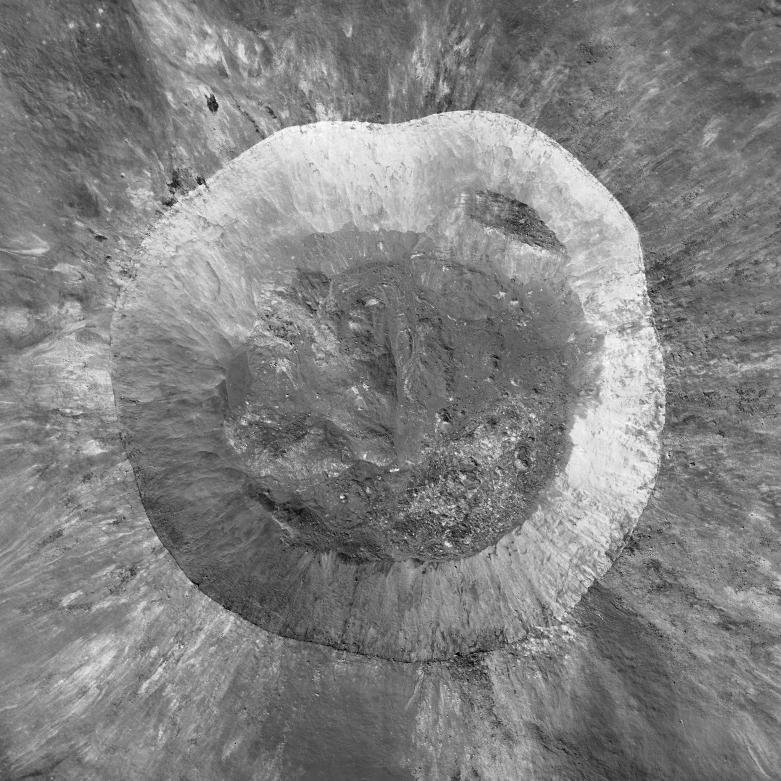
#> input picture image_A.png, 781 x 781 px
$ python main.py   (older library calls are emulated)
#> lines starting #> are read from the running program, lines starting #| are printed output that depends on the picture; after the words box and inside, x2 and y2 are one past the last pixel; in counts of white or black regions, pixels touching at a corner belong together
import cv2
import numpy as np
import math
import os

# =========================================================
# 1. PROJECT SETTINGS
# =========================================================

IMAGE_A = "image_A.png"
IMAGE_B = "image_B.png"

OUTPUT_FOLDER = "output"

# Sun information for Image A and Image B
# Change these values according to your actual metadata.
SUN_AZIMUTH_A = 70
SUN_AZIMUTH_B = 120

SUN_ELEVATION_A = 35
SUN_ELEVATION_B = 50

# Approximate shadow movement
SHADOW_SHIFT = 25


# =========================================================
# 2. CREATE OUTPUT FOLDER
# =========================================================

os.makedirs(OUTPUT_FOLDER, exist_ok=True)


# =========================================================
# 3. READ TWO IMAGES
# =========================================================

print("Step 1: Reading images...")

image_A = cv2.imread(IMAGE_A, cv2.IMREAD_GRAYSCALE)
#> image_A is the input picture: shape (781, 781); min 0, max 255, mean 129.2
image_B = cv2.imread(IMAGE_B, cv2.IMREAD_GRAYSCALE)
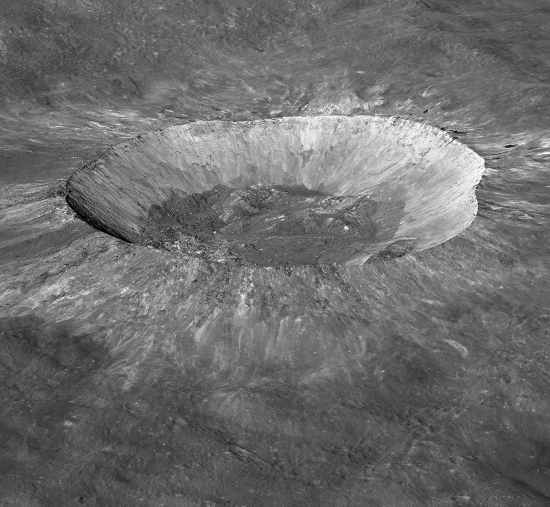
#> input picture image_B.png, 1100 x 1013 px (shown at 1/2 size)
#> image_B is the input picture: shape (1013, 1100); min 0, max 255, mean 108.5

if image_A is None:
    print("ERROR: image_A.png not found!")
    exit()

if image_B is None:
    print("ERROR: image_B.png not found!")
    exit()

# Make both images the same size
height, width = image_A.shape
#> height = 781; width = 781

image_B = cv2.resize(
    image_B,
    (width, height)
)
#> image_B: shape (781, 781)

print("Images loaded successfully.")


# =========================================================
# 4. IMAGE NORMALIZATION
# =========================================================

print("Step 2: Normalizing images...")

image_A = cv2.normalize(
    image_A,
    None,
    0,
    255,
    cv2.NORM_MINMAX
)

image_B = cv2.normalize(
    image_B,
    None,
    0,
    255,
    cv2.NORM_MINMAX
)


# =========================================================
# 5. SHADOW DETECTION
# =========================================================

def detect_shadow(image):

    # Convert image into floating point
    img = image.astype(np.float32) / 255.0

    # Dark pixels have higher shadow probability
    darkness = 1.0 - img

    # Calculate local average brightness
    local_mean = cv2.GaussianBlur(
        img,
        (0, 0),
        9
    )

    # Difference between local brightness and pixel
    local_darkness = local_mean - img

    local_darkness = np.clip(
        local_darkness,
        0,
        1
    )

    # Calculate image gradient
    gx = cv2.Sobel(
        img,
        cv2.CV_32F,
        1,
        0,
        ksize=3
    )

    gy = cv2.Sobel(
        img,
        cv2.CV_32F,
        0,
        1,
        ksize=3
    )

    gradient = cv2.magnitude(
        gx,
        gy
    )

    gradient = cv2.normalize(
        gradient,
        None,
        0,
        1,
        cv2.NORM_MINMAX
    )

    # Shadow probability
    shadow_probability = (
        0.60 * darkness
        +
        0.30 * local_darkness
        +
        0.10 * (1 - gradient)
    )

    return shadow_probability


shadow_probability_A = detect_shadow(image_A)
shadow_probability_B = detect_shadow(image_B)
#> in detect_shadow (call 2), `shadow_probability = ( 0.60 * darkness + 0.30 * local_darkness + 0.10 ..`:
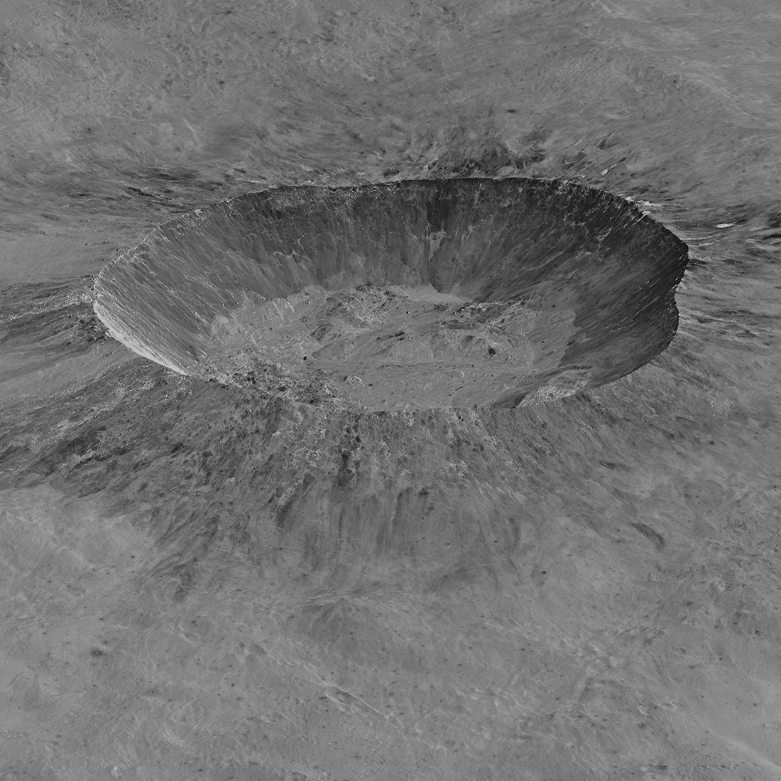
#> shadow_probability: shape (781, 781) float32; min 0.0498, max 0.854, mean 0.444


# =========================================================
# 6. CREATE SHADOW MASK
# =========================================================

print("Step 3: Detecting shadows...")

def create_shadow_mask(probability):

    threshold = np.percentile(
        probability,
        35
    )
#> threshold = 0.375

    threshold = max(
        0.45,
        min(0.80, threshold)
    )
#> threshold = 0.45

    mask = (
        probability >= threshold
    ).astype(np.uint8) * 255
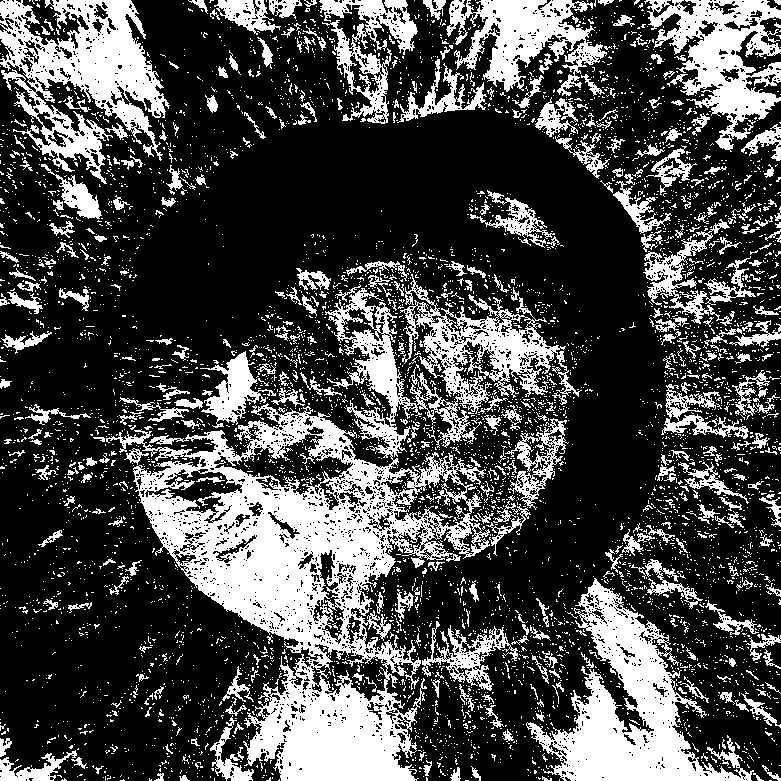
#> mask: shape (781, 781); 28.9% white; 5576 white regions (5176 under 20 px), largest, box (x1, y1, x2, y2) and area: (106, 274, 582, 781) 63669, (526, 578, 754, 781) 16348, (0, 0, 170, 184) 13896

    # Remove small noise
    kernel = cv2.getStructuringElement(
        cv2.MORPH_ELLIPSE,
        (5, 5)
    )

    mask = cv2.morphologyEx(
        mask,
        cv2.MORPH_OPEN,
        kernel
    )
#> mask: shape (781, 781); 15.4% white; 406 white regions (97 under 20 px), largest, box (x1, y1, x2, y2) and area: (142, 466, 394, 655) 18255, (554, 583, 744, 781) 13215, (248, 680, 415, 781) 10536

    mask = cv2.morphologyEx(
        mask,
        cv2.MORPH_CLOSE,
        kernel
    )
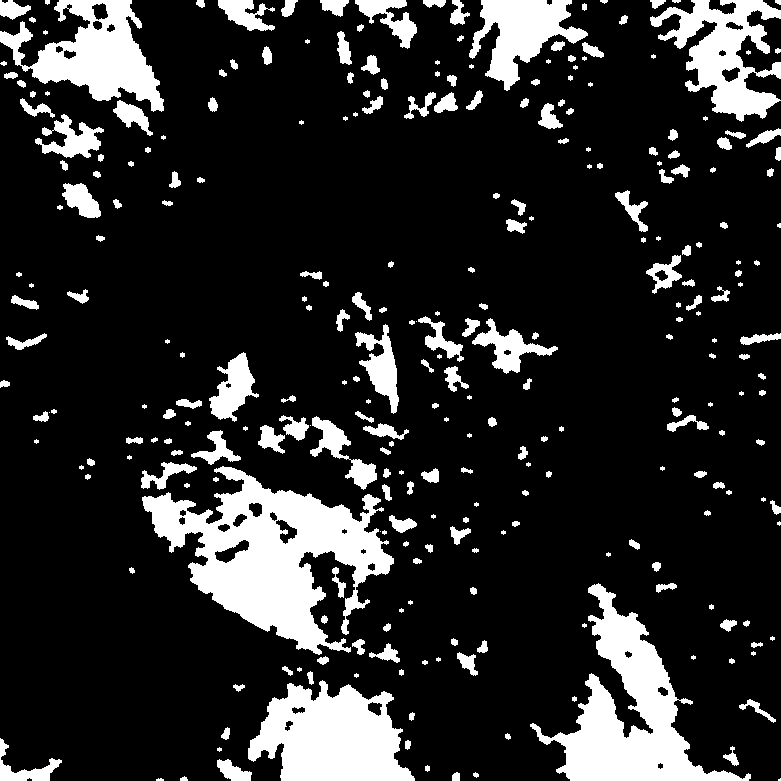
#> mask: shape (781, 781); 16.5% white; 288 white regions (68 under 20 px), largest, box (x1, y1, x2, y2) and area: (142, 466, 394, 655) 20780, (530, 583, 751, 781) 14201, (248, 680, 415, 781) 11286

    return mask


shadow_A = create_shadow_mask(
    shadow_probability_A
)

shadow_B = create_shadow_mask(
    shadow_probability_B
)
#> in create_shadow_mask (call 2), `threshold = np.percentile( probability, 35 )`: threshold = 0.432
#> in create_shadow_mask (call 2), `threshold = max( 0.45, min(0.80, threshold) )`: threshold = 0.45
#> in create_shadow_mask (call 2), `mask = ( probability >= threshold ).astype(np.uint8) * 255`: mask: shape (781, 781); 56% white; 3845 black regions (3624 under 20 px), largest, box (x1, y1, x2, y2) and area: (0, 0, 781, 603) 229089, (0, 269, 122, 383) 6481, (298, 598, 360, 660) 1658
#> in create_shadow_mask (call 2), `mask = cv2.morphologyEx( mask, cv2.MORPH_OPEN, kernel )`: mask: shape (781, 781); 43.9% white; 374 white regions (104 under 20 px), largest, box (x1, y1, x2, y2) and area: (0, 438, 781, 781) 175934, (0, 0, 247, 173) 23957, (575, 0, 781, 131) 15838
#> in create_shadow_mask (call 2), `mask = cv2.morphologyEx( mask, cv2.MORPH_CLOSE, kernel )`:
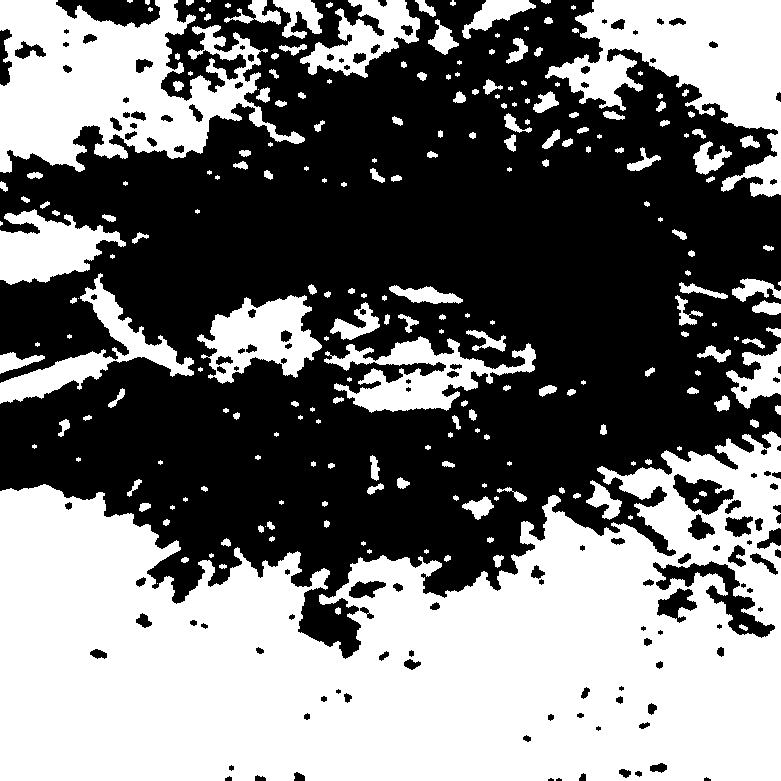
#> mask: shape (781, 781); 46.2% white; 232 white regions (66 under 20 px), largest, box (x1, y1, x2, y2) and area: (0, 431, 781, 781) 183897, (0, 0, 305, 173) 28740, (545, 0, 781, 197) 20811


cv2.imwrite(
    OUTPUT_FOLDER + "/shadow_A.png",
    shadow_A
)

cv2.imwrite(
    OUTPUT_FOLDER + "/shadow_B.png",
    shadow_B
)


# =========================================================
# 7. SUN GEOMETRY
# =========================================================

print("Step 4: Calculating Sun geometry...")

def sun_vector(angle):

    angle = math.radians(angle)

    x = math.cos(angle)
    y = math.sin(angle)

    return np.array(
        [x, y],
        dtype=np.float32
    )


sun_A = sun_vector(
    SUN_AZIMUTH_A
)

sun_B = sun_vector(
    SUN_AZIMUTH_B
)


# Shadow moves approximately opposite to Sun direction

shadow_direction_A = -sun_A
shadow_direction_B = -sun_B


# =========================================================
# 8. SHADOW MIGRATION PREDICTION
# =========================================================

print("Step 5: Predicting shadow migration...")

direction_change = (
    shadow_direction_B
    -
    shadow_direction_A
)


# Sun elevation affects approximate shadow length

elevation_A = max(
    0.1,
    math.sin(
        math.radians(
            SUN_ELEVATION_A
        )
    )
)

elevation_B = max(
    0.1,
    math.sin(
        math.radians(
            SUN_ELEVATION_B
        )
    )
)

elevation_factor = (
    1 / elevation_A
    +
    1 / elevation_B
) / 2


shift = (
    direction_change
    *
    SHADOW_SHIFT
    *
    elevation_factor
)


print(
    "Predicted shadow movement:",
    shift
)


# =========================================================
# 9. MOVE SHADOW A
# =========================================================

def move_shadow(
    mask,
    shift_x,
    shift_y
):

#> called with shift_x = 32.09, shift_y = 2.81
    matrix = np.float32([
        [1, 0, shift_x],
        [0, 1, shift_y]
    ])
#> matrix = [[1, 0, 32.09], [0, 1, 2.81]]

    moved = cv2.warpAffine(
        mask,
        matrix,
        (width, height),
        flags=cv2.INTER_LINEAR,
        borderMode=cv2.BORDER_CONSTANT
    )

    return moved


predicted_shadow_A = move_shadow(
    shadow_A,
    shift[0],
    shift[1]
)


cv2.imwrite(
    OUTPUT_FOLDER + "/predicted_shadow.png",
    predicted_shadow_A
)


# =========================================================
# 10. SHADOW MIGRATION MAP
# =========================================================

print("Step 6: Creating Shadow Migration Map...")

A = predicted_shadow_A.astype(
    np.float32
) / 255.0

B = shadow_B.astype(
    np.float32
) / 255.0


migration_map = np.abs(
    A - B
)

migration_map = cv2.GaussianBlur(
    migration_map,
    (0, 0),
    2
)


migration_image = (
    migration_map * 255
).astype(np.uint8)


cv2.imwrite(
    OUTPUT_FOLDER + "/shadow_migration_map.png",
    migration_image
)


# =========================================================
# 11. STABILITY MAP
# =========================================================

print("Step 7: Finding stable and unstable features...")

# Less shadow = more stable
stability_map = (
    1 -
    shadow_probability_A
)

# Shadow migration reduces reliability
stability_map *= (
    1 -
    0.75 * migration_map
)
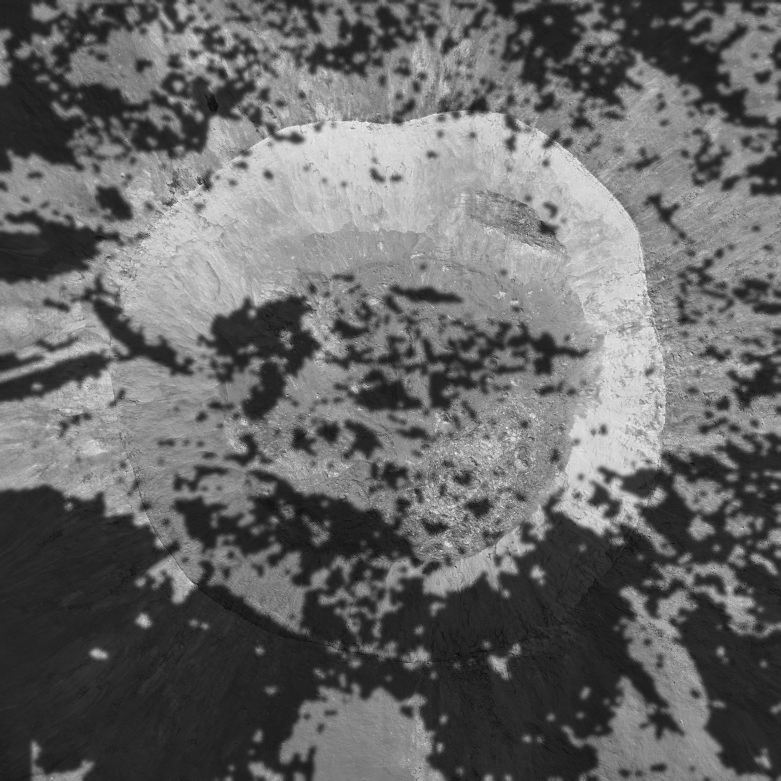
#> stability_map: shape (781, 781) float32; min 0.0363, max 0.954, mean 0.409

# Keep values between 0.15 and 1
stability_map = np.clip(
    stability_map,
    0.15,
    1.0
)


stability_image = (
    stability_map * 255
).astype(np.uint8)


cv2.imwrite(
    OUTPUT_FOLDER + "/stability_map.png",
    stability_image
)


# =========================================================
# 12. FEATURE DETECTION
# =========================================================

print("Step 8: Detecting features...")

sift = cv2.SIFT_create(
    nfeatures=5000
)


keypoints_A, descriptors_A = (
    sift.detectAndCompute(
        image_A,
        None
    )
)
#> keypoints_A = 4499 keypoints; strongest (x, y, size): (341, 497, 2.1), (213, 105, 7.5), (443, 524, 2), (447, 544, 3.7)

keypoints_B, descriptors_B = (
    sift.detectAndCompute(
        image_B,
        None
    )
)
#> keypoints_B = 2709 keypoints; strongest (x, y, size): (305, 358, 1.9), (629, 199, 3.8), (491, 351, 4.3), (249, 379, 2)


print(
    "Features in Image A:",
    len(keypoints_A)
)
#| Features in Image A: 4499

print(
    "Features in Image B:",
    len(keypoints_B)
)
#| Features in Image B: 2709


# =========================================================
# 13. CALCULATE FEATURE STABILITY
# =========================================================

def get_feature_weight(
    keypoints,
    stability
):

    weights = []

    h, w = stability.shape
#> h = 781; w = 781

    for kp in keypoints:

        x = int(
            round(kp.pt[0])
        )

        y = int(
            round(kp.pt[1])
        )

        x = max(
            0,
            min(w - 1, x)
        )

        y = max(
            0,
            min(h - 1, y)
        )

        weight = stability[
            y,
            x
        ]

        weights.append(
            float(weight)
        )
#> this loop made 4499 passes
#> (kp, x, y, weight) on passes 1 to 3: (keypoint at (3, 307.5), size 2, 3, 308, 0.657), (keypoint at (3.7, 600.9), size 1.8, 4, 601, 0.176), (keypoint at (3.7, 600.9), size 1.8, 4, 601, 0.176)
#> after the loop, weights = 4499 values, max 0.91 at index 3514, min 0.15 at index 8, mean 0.42

    return np.array(
        weights
    )


weights_A = get_feature_weight(
    keypoints_A,
    stability_map
)
#> weights_A has the same summary as weights in get_feature_weight

weights_B = get_feature_weight(
    keypoints_B,
    stability_map
)
#> the loop in get_feature_weight (call 2), `for kp in keypoints: ` made 2709 passes
#> (kp, x, y, weight) on passes 1 to 3: (keypoint at (2.5, 407.3), size 1.9, 2, 407, 0.668), (keypoint at (2.9, 335.9), size 2.1, 3, 336, 0.577), (keypoint at (3.1, 424.3), size 2.8, 3, 424, 0.665)
#> weights_B = 2709 values, max 0.89 at index 539, min 0.15 at index 10, mean 0.51


# =========================================================
# 14. FEATURE MATCHING
# =========================================================

print("Step 9: Matching features...")

bf = cv2.BFMatcher(
    cv2.NORM_L2
)

matches = bf.knnMatch(
    descriptors_A,
    descriptors_B,
    k=2
)
#> matches = 4499 matches


# Lowe ratio test

good_matches = []

for pair in matches:

    if len(pair) < 2:
        continue

    m = pair[0]
    n = pair[1]

    if m.distance < 0.75 * n.distance:

        stability = (
            weights_A[m.queryIdx]
            +
            weights_B[m.trainIdx]
        ) / 2

        # Give stable features higher confidence
        confidence = (
            stability /
            (m.distance + 1e-6)
        )

        good_matches.append(
            (
                confidence,
                m
            )
        )
#> this loop made 4499 passes
#> (stability, confidence) on passes 403, 647, 658, 713, 764, 787, 1155, 1202, 2032, 2385, 2592, 3658: (0.695, 0.00381), (0.754, 0.00359), (0.572, 0.00283), (0.656, 0.00267), (0.68, 0.00323), (0.813, 0.00314), (0.402, 0.00187), (0.632, 0.00259), (0.303, 0.00132), (0.479, 0.00274), (0.319, 0.00156), (0.595, 0.00303)
#> after the loop, good_matches = 16 items


# Sort according to confidence

good_matches.sort(
    key=lambda x: x[0],
    reverse=True
)


weighted_matches = [
    item[1]
    for item in good_matches
]
#> weighted_matches = 16 matches


print(
    "Good matches:",
    len(weighted_matches)
)
#| Good matches: 16


# =========================================================
# 15. REMOVE WRONG MATCHES USING RANSAC
# =========================================================

print("Step 10: Removing wrong matches...")

final_matches = []

if len(weighted_matches) >= 8:

    points_A = np.float32([
        keypoints_A[
            m.queryIdx
        ].pt
        for m in weighted_matches
    ])
#> points_A = 16 rows, first 8: [85.43, 342.9], [122.2, 293.7], [142.3, 265.2], [145.6, 256], [633.1, 701.5], [123.8, 353.5], [682.6, 481.9], [446.2, 516.1]

    points_B = np.float32([
        keypoints_B[
            m.trainIdx
        ].pt
        for m in weighted_matches
    ])
#> points_B = 16 rows, first 8: [424.7, 173.3], [543.2, 183.7], [569.6, 196.5], [578.4, 197.4], [33.23, 483.8], [481.7, 194.4], [702.8, 324.5], [302.7, 166.4]

    points_A = points_A.reshape(
        -1,
        1,
        2
    )

    points_B = points_B.reshape(
        -1,
        1,
        2
    )

    H, mask = cv2.findHomography(
        points_A,
        points_B,
        cv2.RANSAC,
        4.0
    )
#> H = [[-0.325, -0.996, 833.3], [0.7, 0.121, 48.79], [-0.00037, -0.000109, 1]]; mask = [0, 1, 1, 1, 0, 1, 0, 0, 1, 1, 0, 0, 0, 0, 0, 0]

    if mask is not None:

        mask = mask.ravel()

        for i, value in enumerate(mask):

            if value == 1:

                final_matches.append(
                    weighted_matches[i]
                )
#> this loop made 16 passes
#> value on passes 1 to 12: 0, 1, 1, 1, 0, 1, 0, 0, 1, 1, 0, 0
#> after the loop, final_matches = 6 matches


print(
    "Final accurate matches:",
    len(final_matches)
)
#| Final accurate matches: 6


# =========================================================
# 16. DRAW FINAL CORRESPONDENCES
# =========================================================

print("Step 11: Creating final correspondence image...")

result = cv2.drawMatches(
    image_A,
    keypoints_A,
    image_B,
    keypoints_B,
    final_matches,
    None,
    flags=cv2.DrawMatchesFlags_NOT_DRAW_SINGLE_POINTS
)
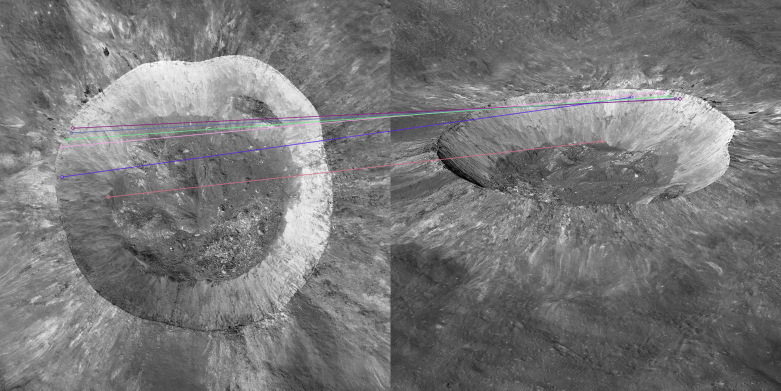
#> result: shape (781, 1562, 3) (shown at 1/2 size); mean of channels 0, 1, 2 119, 118.5, 118.8; drawn as B, G, R


cv2.imwrite(
    OUTPUT_FOLDER +
    "/final_correspondences.png",
    result
)


# =========================================================
# 17. FINISHED
# =========================================================

print()
print("====================================")
print("SHADOW MIGRATION PIPELINE COMPLETE")
print("====================================")

print()
print("Check the 'output' folder.")

print()
print("Generated files:")

print("1. shadow_A.png")
print("2. shadow_B.png")
print("3. predicted_shadow.png")
print("4. shadow_migration_map.png")
print("5. stability_map.png")
print("6. final_correspondences.png")
